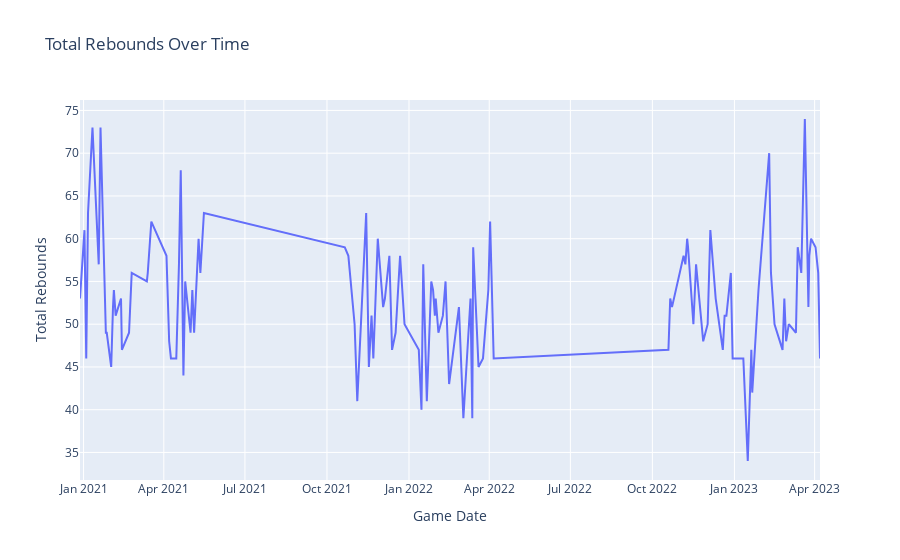

The code cell stored with this chart in its notebook:
### Code cell
# Line plot for total rebounds over time
fig = px.line(hawks_data_sorted, x='GAME_DATE', y='TOT_REB', 
              title='Total Rebounds Over Time',
              labels={'TOT_REB': 'Total Rebounds', 'GAME_DATE': 'Game Date'})

fig.update_layout(xaxis_title='Game Date', yaxis_title='Total Rebounds', showlegend=False)
fig.show()
